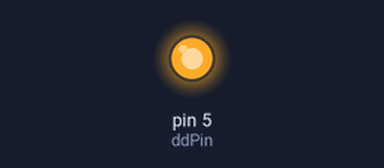
Bench run of a sketch on a simulated Arduino Uno, built with avr-gcc and run on an emulated ATmega328P. Parts: output pins drawn as LEDs (lit = HIGH). What the sketch prints to the serial monitor is not drawn.

Above: at 0.1 s.
Timing chart, 0 to 2.1 s (numbered marks = the images above):
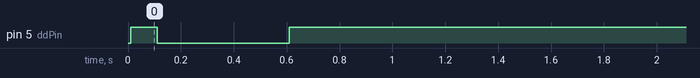

The sketch:

lesson1RoombaConnect.ino
```cpp
#include<SoftwareSerial.h>
//hi

// pin assignments for arduino to roomba 7 mini-din port

int rxPin = 10;        // from arduino(10) to roomba pin(4) white wire
int txPin = 11;       // to arduino(11) from roomba pin(3) red wire
int ddPin = 5;        // device detect used to wake up roomba

int inByte = 0;       // sensro data read from serial buffer
byte wallData[4];     // light bump sensor data bytes read from buffer
int i = 0;            // byte counter for reading sensor data

SoftwareSerial mySerial(rxPin, txPin);
// new port with 10rx and 11tx

void setup() {
  Serial.begin(9600);
  // start the serial port for the serial monitor
  Serial.println("hello dave");

  pinMode (ddPin, OUTPUT);
  // set ddPin(5) to output, that's from arduino to roomba

  mySerial.begin(19200);
  // start software serial for communicating with roomba
  // use software serial because roomba's tx doesn't always
  // carry enough voltage to meet arduino's requirements

  delay(10);
  // set a short delay to allow the command to propegate

  // check comminication between Arduino and roomba
  if (mySerial.available())
  //First order of business: listen to Roomba
    Serial.println(mySerial.read());
    //writes to USB input from soft serial if connected to lapt

// wake up roomba with a series of pulses to the dd pin on the roomba
wakeUp();
  //digitalWrite(ddPin, HIGH);
  //delay(100);
  //digitalWrite(ddPin, LOW);
  //delay(500);
  //digitalWrite(ddPin, HIGH);
  //delay(2000);
  Serial.println("i'm awake.");
  //wakeUp();

// put roomba into passive mode
  mySerial.write(128);  // put roomba into passive mode
  delay(10);            // wait for mode change to propegate

  mySerial.write(130);  // put roomba into safe mode
  Serial.println("safe mode");

  delay(10);  // allow mode change to propegate

//DRIVES IN BOX (2 m * 1.5 m)
  driveWheels(200,200);
  delay(8000);
  driveWheels(400, -25);
  delay(1000);
  driveWheels(200,200);
  delay(6000);
  driveWheels(400, -25);
  delay(1000);
  driveWheels(200,200);
  delay(8000);
  driveWheels(400, -25);
  delay(1000);
  driveWheels(200,200);
  delay(6000);
  stopDrive();

//DRIVES IN CIRCLE
  driveWheels(150, 40);
  delay(20000);
  stopDrive();

//DRIVES IN EQUILATERAL TRAINGLE
  driveWheels(200,200);
  delay(4000);
  driveWheels(250, -300);
  delay(1000);
  driveWheels(200,200);
  delay(4000);
  driveWheels(250, -300);
  delay(1000);
  driveWheels(200,200);
  delay(4000);
  driveWheels(250, -300);
  delay(1000);
  stopDrive();

}


void loop() {

  driveWheels(200,200);
  delay(8000);
  driveWheels(400, -25);
  delay(1000);

  mySerial.write(142); // send a senosr packet the next line indicate the packet id
  mySerial.write(9);  // as an examle of reading sensor data read the left cliff sensor
  delay(250);
  if(mySerial.available() > 0){
    inByte = mySerial.read();
    Serial.println(inByte);
  }

}

 void goForward(void)
 {
  Serial.println("in goForward");
    mySerial.write(byte(137));
    mySerial.write(byte(0));
    mySerial.write(byte(100));
    mySerial.write(byte(0x80));
    //mySerial.write(byte (0));    // go forward

 } // end goForward

/***********************************************
 * direct drive wheel motors
 * 4 bytes are
 * right velocity high byte
 * right velocity low byte
 * left velocity high byte
 * left velocitn low byte
 *
 * examples of both bitwise shift right and highByte, lowByte
 * to parse the argument into 2 bytes
 *
 * constrain is used to ensure that the parameter values are within
 * range for driving roomba's wheels
 /************************************************/
void driveWheels(int right, int left)
{
  constrain(right, -500, 500);
  constrain(left, -500, 500);

  Serial.println("in driveWheels");

  mySerial.write(145);
  mySerial.write(right >> 8);
  mySerial.write(right);
  mySerial.write(left >> 8);
  mySerial.write(left);

  mySerial.write(highByte(right));
  mySerial.write(lowByte(right));
  mySerial.write(highByte(left));
  mySerial.write(lowByte(left));
 } // end drive wheels

/*******************************************
 * stop roomba, send drive opcode (137)
 * with all zero arguments
 ********************************************/
void stopDrive(void){
  Serial.println("Stopped drive");
  mySerial.write(byte(137));
  mySerial.write(byte(0));
  mySerial.write(byte(0));
  mySerial.write(byte(0));
  mySerial.write(byte(0));
} // end stopdrive()

/*******************************************
 * wake up roomba by pulsing dd pin 5 high low high
 ********************************************/
 void wakeUp (void)
{
  //setWarningLED(ON);
  Serial.println("wake up, wake up.");
  digitalWrite(ddPin, HIGH);
  delay(100);
  digitalWrite(ddPin, LOW);
  delay(500);
  digitalWrite(ddPin, HIGH);
  delay(2000);
}
```
